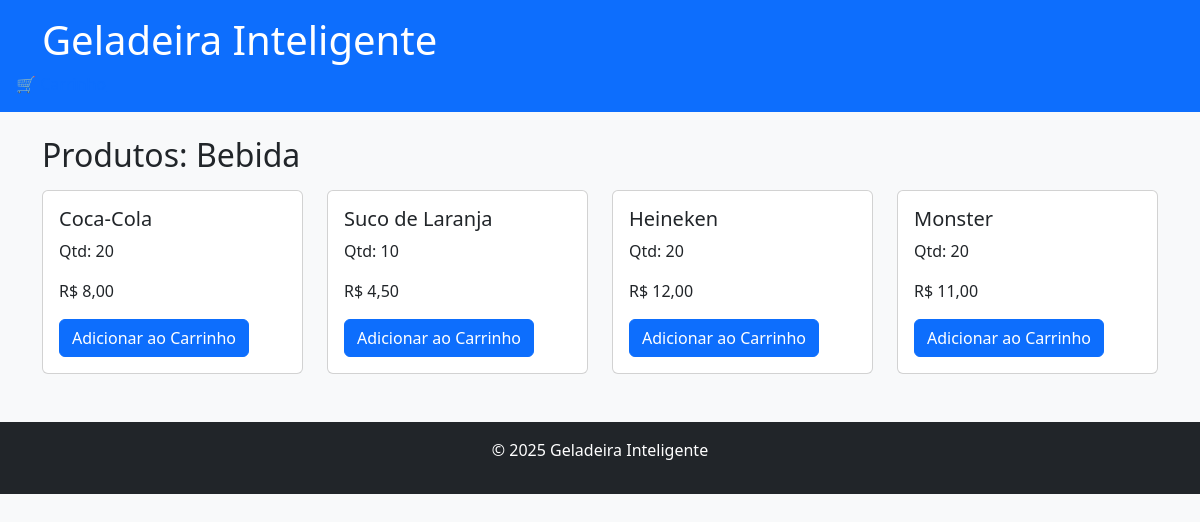
The app's page /estoque/categoria/bebida/ with its own data.
### estoque/models.py (models this page shows, shortened)
class item(models.Model):
    produto = models.CharField(max_length=100)
    quantidade = models.IntegerField()
    valor = models.DecimalField(max_digits=8, decimal_places=2)
    CATEGORIAS = [
        ('bebida', 'Bebida'),
        ('comida', 'Comida'),
    ]
    categoria = models.CharField(max_length=10, choices=CATEGORIAS)

### estoque/views.py (the view)
# urls.py: path('categoria/<str:categoria>/', views.listar_por_categoria, name='listar_por_categoria'),
def listar_por_categoria(request, categoria):
    produtos = item.objects.filter(categoria=categoria)
    return render(request, 'estoque/listar_produtos.html', {'produtos': produtos, 'categoria': categoria})

### estoque/templates/estoque/listar_produtos.html (shortened to what this page needs)
{% extends "base.html" %}
{% load static %}
{% block content %}
<h2 class="mb-3">Produtos: {{ categoria|capfirst }}</h2>
<div class="row">
    {% for produto in produtos %}
    <div class="col-md-3 mb-4">
        <div class="card h-100">
            <div class="card-body">
                <h5 class="card-title">{{ produto.produto }}</h5>
                <p>Qtd: {{ produto.quantidade }}</p>
                <p>R$ {{ produto.valor }}</p>
                <button
                    class="btn-adicionar btn btn-primary"
                    data-id="{{ produto.id }}"
                    data-nome="{{ produto.produto }}"
                    data-estoque="{{ produto.quantidade }}">
                    Adicionar ao Carrinho
                </button>
            </div>
        </div>
    </div>
    {% empty %}
    <p>Nenhum produto disponível nesta categoria.</p>
    {% endfor %}
</div>
{% endblock %}

### records on screen
item: produto "Coca-Cola", quantidade "20", valor "8,00"
item: produto "Suco de Laranja", quantidade "10", valor "4,50"
item: produto "Heineken", quantidade "20", valor "12,00"
item: produto "Monster", quantidade "20", valor "11,00"

### other values on screen
{{ categoria|capfirst }} "Bebida"
